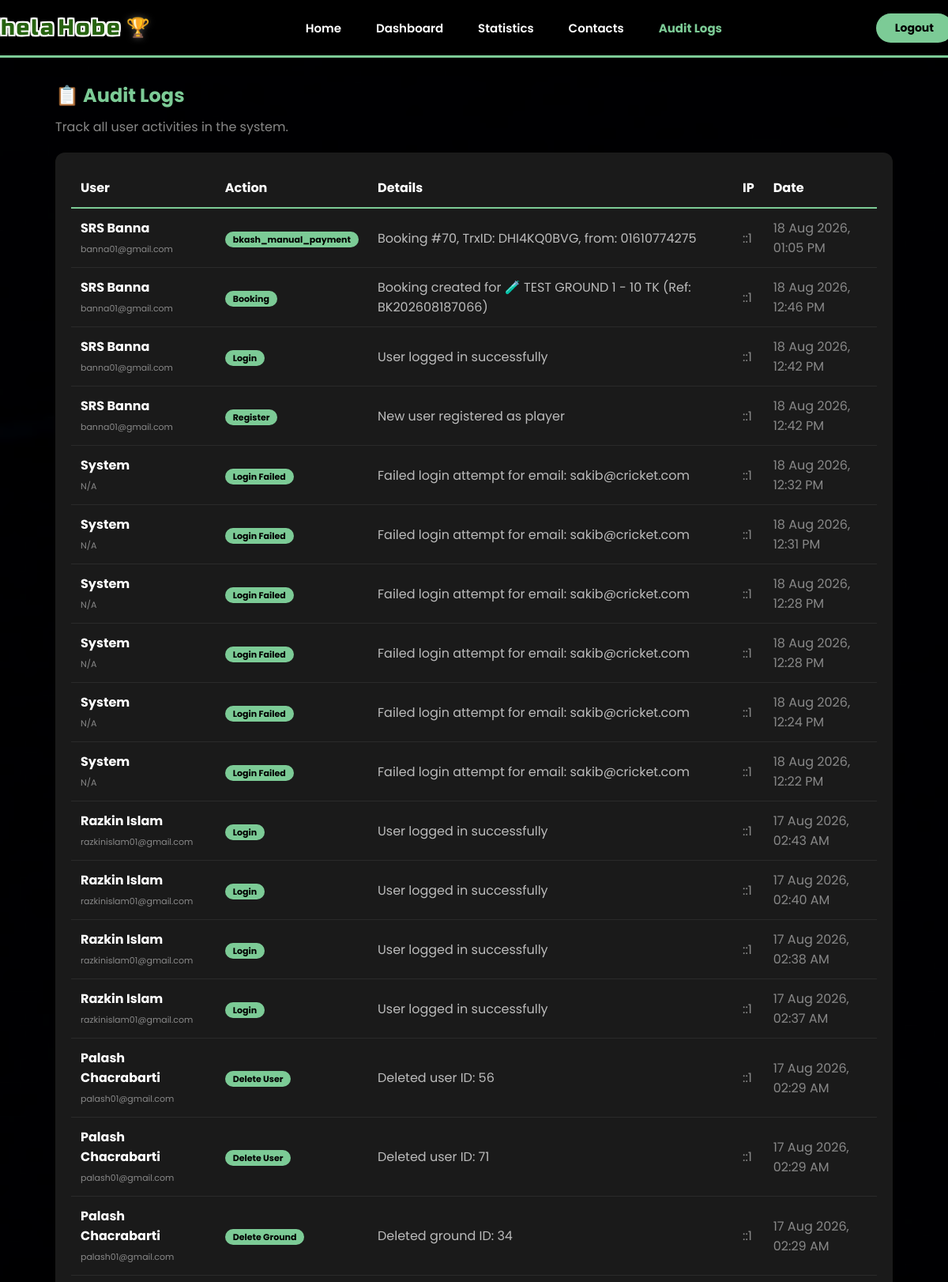
/audit_logs.php (signed in, upper part), run on the app's committed database.
### tables this page shows
CREATE TABLE `audit_logs` (
  `log_id` int(11) NOT NULL,
  `user_id` int(11) DEFAULT NULL,
  `action` varchar(100) NOT NULL,
  `details` text DEFAULT NULL,
  `ip_address` varchar(45) DEFAULT NULL,
  `created_at` timestamp NOT NULL DEFAULT current_timestamp()
);

CREATE TABLE `users` (
  `user_id` int(11) NOT NULL,
  `name` varchar(100) NOT NULL,
  `email` varchar(100) NOT NULL,
  `phone` varchar(15) NOT NULL,
  `password` varchar(255) NOT NULL,
  `role` enum('player','owner','admin') DEFAULT 'player',
  `profile_picture` varchar(255) DEFAULT NULL,
  `is_verified` tinyint(1) DEFAULT 0,
  `is_active` tinyint(1) DEFAULT 1,
  `last_login` timestamp NULL DEFAULT NULL,
  `created_at` timestamp NOT NULL DEFAULT current_timestamp(),
  `updated_at` timestamp NOT NULL DEFAULT current_timestamp() ON UPDATE current_timestamp()
);

### audit_logs.php (the view, shortened to what this page needs)
<?php
require_once 'includes/config.php';
$stmt = $conn->prepare("
    SELECT al.*, u.name as user_name, u.email as user_email
    FROM audit_logs al
    LEFT JOIN users u ON al.user_id = u.user_id
    ORDER BY al.created_at DESC
    LIMIT 100
");
$stmt->execute();
$result = $stmt->get_result();
?>
<!DOCTYPE html>
<html lang="en">
<head>
    <link rel="stylesheet" href="style.css" />
    <link rel="stylesheet" href="https://cdnjs.cloudflare.com/ajax/libs/font-awesome/6.6.0/css/all.min.css" />
</head>
<body>
<div class="home-page">
    <header>
        <div class="container navbar">
            <div class="logo">
                <h2>
                    <span class="logo-khela">Khela</span>
                    <span class="logo-hobe">Hobe</span>
                    <span class="logo-trophy">🏆</span>
                </h2>
            </div>
            <nav>
                <ul>
                    <li><a href="index.html">Home</a></li>
                    <li><a href="admin-dashboard.php">Dashboard</a></li>
                    <li><a href="statistics.php">Statistics</a></li>
                    <li><a href="admin-contacts.php">Contacts</a></li>
                    <li><a href="audit_logs.php" class="active">Audit Logs</a></li>
                </ul>
            </nav>
            <div class="nav-btn">
                <a href="logout.php" class="login-btn">Logout</a>
            </div>
        </div>
    </header>
    <div style="max-width:1100px; margin:30px auto; padding:0 20px;">
        <h2 style="color:#7CCB96; margin-bottom:10px;">📋 Audit Logs</h2>
        <p style="color:#888; margin-bottom:20px;">Track all user activities in the system.</p>
        <div style="background:#1a1a1a; border-radius:12px; padding:20px; overflow-x:auto;">
            <table style="width:100%; border-collapse:collapse; color:white;">
                <thead>
                    <tr style="border-bottom:2px solid #7CCB96;">
                        <th style="padding:12px; text-align:left;">User</th>
                        <th style="padding:12px; text-align:left;">Action</th>
                        <th style="padding:12px; text-align:left;">Details</th>
                        <th style="padding:12px; text-align:left;">IP</th>
                        <th style="padding:12px; text-align:left;">Date</th>
                    </tr>
                </thead>
                <tbody>
                    <?php if ($result && $result->num_rows > 0): ?>
                        <?php while ($log = $result->fetch_assoc()): ?>
                            <tr style="border-bottom:1px solid #2a2a2a;">
                                <td style="padding:12px;">
                                    <strong><?php echo $log['user_name'] ?? 'System'; ?></strong>
                                    <br><span style="color:#888; font-size:11px;"><?php echo $log['user_email'] ?? 'N/A'; ?></span>
                                </td>
                                <td style="padding:12px;">
                                    <span style="background:#7CCB96; color:black; padding:2px 10px; border-radius:20px; font-size:11px; font-weight:bold;">
                                        <?php echo $log['action']; ?>
                                    </span>
                                </td>
                                <td style="padding:12px; color:#bbb;"><?php echo $log['details']; ?></td>
                                <td style="padding:12px; color:#888;"><?php echo $log['ip_address']; ?></td>
                                <td style="padding:12px; color:#888;"><?php echo date('d M Y, h:i A', strtotime($log['created_at'])); ?></td>
                            </tr>
                        <?php endwhile; ?>
                    <?php else: ?>
                        <tr><td colspan="5" style="padding:30px; text-align:center; color:#888;">No logs found.</td></tr>
                    <?php endif; ?>
                </tbody>
            </table>
        </div>
    </div>
</div>
</body>
</html>

### style.css (style rules this page uses)
* { margin: 0; padding: 0; box-sizing: border-box; }
html, body { height: auto; min-height: 100vh; overflow-y: auto !important; overflow-x: hidden; margin: 0; padding: 0; }
body { font-family: 'Poppins', sans-serif; color: #ffffff; min-height: 100vh; width: 100vw; overflow-y: auto !important; overflow-x: hidden; position: relative; background-color: #020506; }
.home-page { min-height: 100vh; width: 100vw; background-image: url('bg-sports.jpg'); background-size: cover; background-position: center; background-attachment: fixed; background-repeat: no-repeat; position: relative; display: flex; flex-direction: column; overflow-y: auto !important; overflow-x: hidden; }
.home-page::before { content: ''; position: absolute; top: 0; left: 0; right: 0; bottom: 0; background: rgba(0, 0, 0, 0.30); z-index: 0; }
.home-page > * { position: relative; z-index: 1; }
header { background: #000000 !important; backdrop-filter: none !important; -webkit-backdrop-filter: none !important; position: sticky; top: 0; z-index: 999; border-bottom: 3px solid #7CCB96; box-shadow: 0 4px 30px rgba(0, 0, 0, 0.5); }
.navbar { display: flex; justify-content: space-between; align-items: center; min-height: 70px; max-width: 1400px; margin: 0 auto; padding: 0 20px; }
.logo h2 { font-family: 'Russo One', sans-serif; font-size: 28px; font-weight: 400; letter-spacing: 2px; margin-left: -40px; display: flex; align-items: center; gap: 4px; }
.logo h2 .logo-khela { color: #266210; text-shadow: -2px -2px 0 #ffffff, 2px -2px 0 #ffffff, -2px 2px 0 #ffffff, 2px 2px 0 #ffffff, -2px 0 0 #ffffff, 2px 0 0 #ffffff, 0 -2px 0 #ffffff, 0 2px 0 #ffffff; }
.logo h2 .logo-hobe { color: #266210; text-shadow: -2px -2px 0 #ffffff, 2px -2px 0 #ffffff, -2px 2px 0 #ffffff, 2px 2px 0 #ffffff, -2px 0 0 #ffffff, 2px 0 0 #ffffff, 0 -2px 0 #ffffff, 0 2px 0 #ffffff; }
.logo h2 .logo-trophy { font-size: 24px; margin-left: 2px; filter: drop-shadow(0 0 4px rgba(255, 255, 255, 0.3)); }
nav ul { display: flex; gap: 20px; list-style: none; margin: 0; padding: 0; }
nav ul li a { color: #FFFFFF !important; font-size: 15px !important; font-weight: 600 !important; padding: 6px 12px; border-radius: 8px; transition: 0.3s; position: relative; text-decoration: none !important; }
nav ul li a.active { color: #7CCB96 !important; font-weight: 700 !important; }
nav ul li a.active::after { display: none !important; }
.nav-btn { display: flex; gap: 12px; margin-right: -26px; }
.login-btn { background: #7CCB96 !important; color: #000000 !important; padding: 8px 24px; border-radius: 30px; font-weight: 700; font-size: 14px; border: none; transition: 0.3s; text-decoration: none; display: inline-block; }
* { scrollbar-width: none; }

### data on the page
audit_logs: user.name "SRS Banna", user.email "banna01@gmail.com", action "bkash_manual_payment", details "Booking #70, TrxID: DHI4KQ0BVG, from: 01610774275", ip_address "::1", created_at "18 Aug 2026, 01:05 PM"
audit_logs: user.name "SRS Banna", user.email "banna01@gmail.com", action "Booking", details "Booking created for 🧪 TEST GROUND 1 - 10 TK (Ref: BK202608187066)", ip_address "::1", created_at "18 Aug 2026, 12:46 PM"
audit_logs: user.name "SRS Banna", user.email "banna01@gmail.com", action "Login", details "User logged in successfully", ip_address "::1", created_at "18 Aug 2026, 12:42 PM"
audit_logs: user.name "SRS Banna", user.email "banna01@gmail.com", action "Register", details "New user registered as player", ip_address "::1", created_at "18 Aug 2026, 12:42 PM"
audit_logs: user_name "System", user_email "N/A", action "Login Failed", details "Failed login attempt for email: sakib@cricket.com", ip_address "::1", created_at "18 Aug 2026, 12:32 PM"
audit_logs: user_name "System", user_email "N/A", action "Login Failed", details "Failed login attempt for email: sakib@cricket.com", ip_address "::1", created_at "18 Aug 2026, 12:31 PM"
audit_logs: user_name "System", user_email "N/A", action "Login Failed", details "Failed login attempt for email: sakib@cricket.com", ip_address "::1", created_at "18 Aug 2026, 12:28 PM"
audit_logs: user_name "System", user_email "N/A", action "Login Failed", details "Failed login attempt for email: sakib@cricket.com", ip_address "::1", created_at "18 Aug 2026, 12:28 PM"
audit_logs: user_name "System", user_email "N/A", action "Login Failed", details "Failed login attempt for email: sakib@cricket.com", ip_address "::1", created_at "18 Aug 2026, 12:24 PM"
audit_logs: user_name "System", user_email "N/A", action "Login Failed", details "Failed login attempt for email: sakib@cricket.com", ip_address "::1", created_at "18 Aug 2026, 12:22 PM"
audit_logs: user.name "Razkin Islam", user.email "razkinislam01@gmail.com", action "Login", details "User logged in successfully", ip_address "::1", created_at "17 Aug 2026, 02:43 AM"
audit_logs: user.name "Razkin Islam", user.email "razkinislam01@gmail.com", action "Login", details "User logged in successfully", ip_address "::1", created_at "17 Aug 2026, 02:40 AM"
audit_logs: user.name "Razkin Islam", user.email "razkinislam01@gmail.com", action "Login", details "User logged in successfully", ip_address "::1", created_at "17 Aug 2026, 02:38 AM"
audit_logs: user.name "Razkin Islam", user.email "razkinislam01@gmail.com", action "Login", details "User logged in successfully", ip_address "::1", created_at "17 Aug 2026, 02:37 AM"
audit_logs: user.name "Palash Chacrabarti", user.email "palash01@gmail.com", action "Delete User", details "Deleted user ID: 56", ip_address "::1", created_at "17 Aug 2026, 02:29 AM"
audit_logs: user.name "Palash Chacrabarti", user.email "palash01@gmail.com", action "Delete User", details "Deleted user ID: 71", ip_address "::1", created_at "17 Aug 2026, 02:29 AM"
audit_logs: user.name "Palash Chacrabarti", user.email "palash01@gmail.com", action "Delete Ground", details "Deleted ground ID: 34", ip_address "::1", created_at "17 Aug 2026, 02:29 AM"
